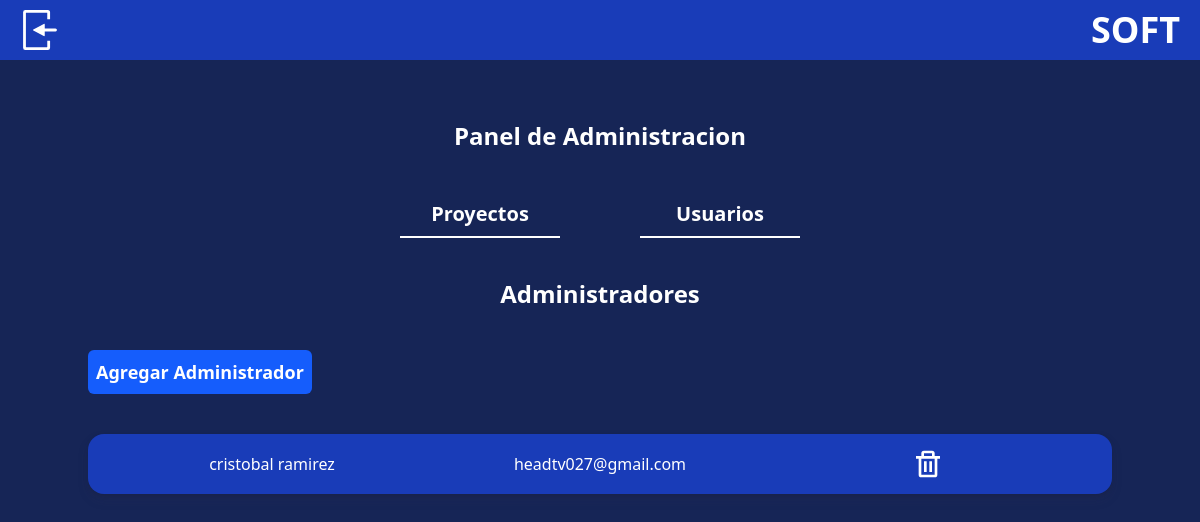
/panelAdmin/usuarios (signed in), run on an earlier commit of the app's database.
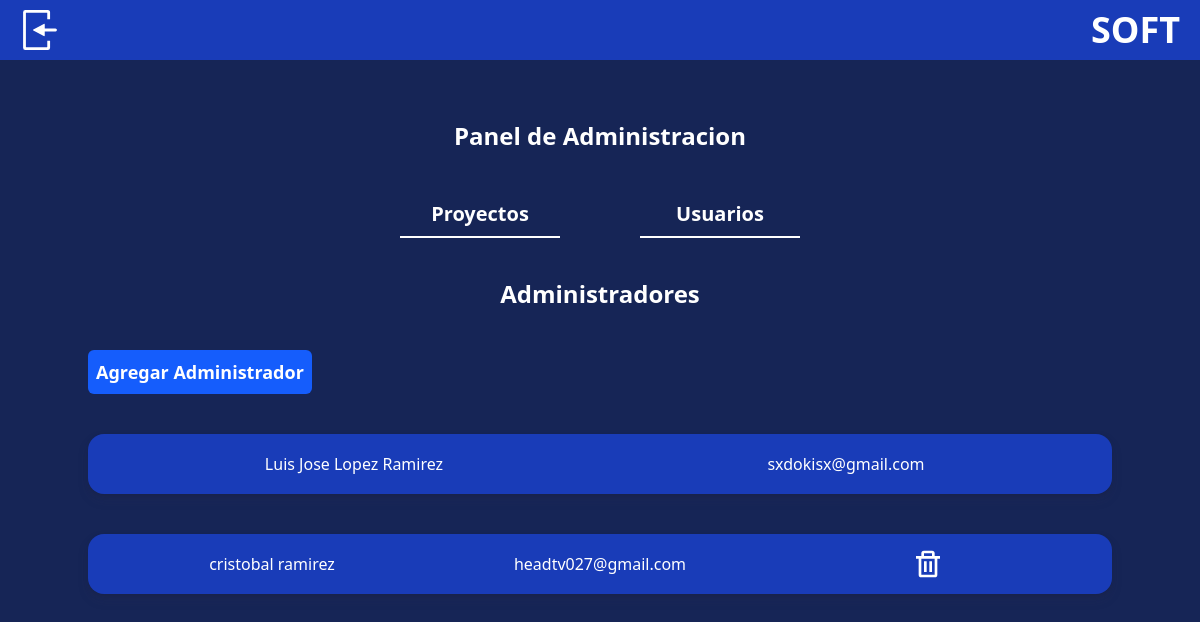
And on a later commit of the database.
### GestionProyecto/models.py (models this page shows, shortened)
class Usuarios(AbstractBaseUser):
    correo = models.EmailField(unique=True)
    nombre = models.CharField(max_length=100)
    apellido = models.CharField(max_length=100)
    is_active = models.BooleanField(default=True)
    is_staff = models.BooleanField(default=False)
    is_superuser = models.BooleanField(default=False)
    USERNAME_FIELD = 'correo'
    REQUIRED_FIELDS = ['nombre', 'apellido']
    objects = manageUsuario()

### GestionProyecto/views.py (the view, shortened to what this page needs)
# urls.py: path("panelAdmin/usuarios", views.UsuariosAdmin, name='PAdminUsuarios'),
def UsuariosAdmin(request):
    if not request.user.is_authenticated and not request.user.is_staff:
        return redirect('Inicio')
    usuarios = Usuarios.objects.filter(is_staff=True)
    return render(request, 'admin/UsuariosAdmin.html', {
        'userLogin': request.user,
        'usuarios': usuarios,
    })

### GestionProyecto/templates/admin/UsuariosAdmin.html (shortened to what this page needs)
{% extends "admin.html" %}
{% block OpcionesAdmin %}
<h2 class="text-center text-2xl font-bold">Administradores</h2>
<button onclick="openModalAgregarAdmin()" class="botonStyle w-max mx-auto md:mx-0 my-10">Agregar Administrador</button>
<article class="flex flex-col gap-10 md:w-[80rem] max-w-screen-lg">
    {% for usuario in usuarios %}
        <div class="grid auto-rows-fr auto-cols-fr md:grid-flow-col justify-between place-content-center place-items-center h-40 md:h-15 bg-blue-800 p-5 rounded-2xl sombraPanels">
            <h2>{{usuario.nombre}} {{usuario.apellido}}</h2>
            <p>{{usuario.correo}}</p>
            {% if usuario != userLogin %}
                <a href='{% url "PAdminDeleteUsuarios" usuario.correo %}' class="cursor-pointer">
                    <svg class="fill-white w-8 h-8" xmlns="http://www.w3.org/2000/svg" viewBox="0 0 24 24">
                        <path d="M5 20a2 2 0 0 0 2 2h10a2 2 0 0 0 2-2V8h2V6h-4V4a2 2 0 0 0-2-2H9a2 2 0 0 0-2 2v2H3v2h2zM9 4h6v2H9zM8 8h9v12H7V8zm1 2h2v8H9zm4 0h2v8h-2z"/>
                    </svg>
                </a>
            {% endif %}
        </div>
    {% endfor %}
</article>
{% endblock OpcionesAdmin %}

What changed in the data, as far as the page shows it:
now on this page (row edited): Usuarios: nombre "Luis Jose", apellido "Lopez Ramirez", correo "sxdokisx@gmail.com"
